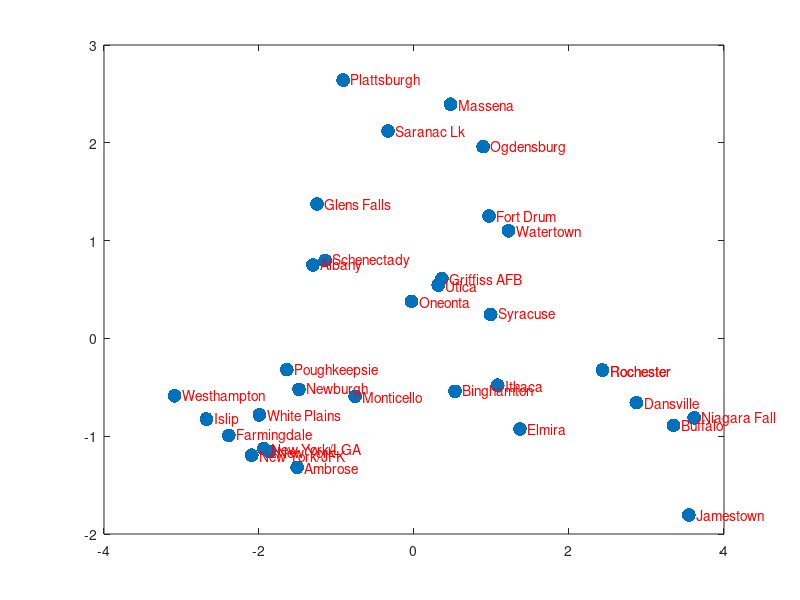

Source code (MATLAB):
% Problem 4: Complete the exercise only using the core MATLAB language 
% (arithmetic operations, loops, etc.) and the following functions as needed.
%
%   size    size of an array
%   eye     creates an identity matrix
%   ones    creates a vector/matrix of ones
%   svd     computes the Singular Value Decomposition
%   diag    extracts the diagonal from a diagonal matrix
%   figure  creates a figure
%   plot    plots lines or points
%   text    add text description to data points
%   title   add title to plot
%   hold on hold current graphic
%
clear all; close all; clc


% Load data
load('nycity.mat');  % D, c
n = length(c);
J = eye(n) - (1/n) * ones(n, 1) * ones(1, n);
B = -0.5 * J * D.^2 * J;
[U, S, V] = svd(B);
X = U(:, 1:2) * (S(1:2, 1:2).^0.5);

% [X, E] = cmdscale(D);
plot(X(:, 1), X(:, 2), '.', 'MarkerSize', 30);
% plot(X(1, :), X(2, :), '.', 'MarkerSize', 30);

text(X(:, 1)+.1, X(:, 2), c, 'Color', 'r');


